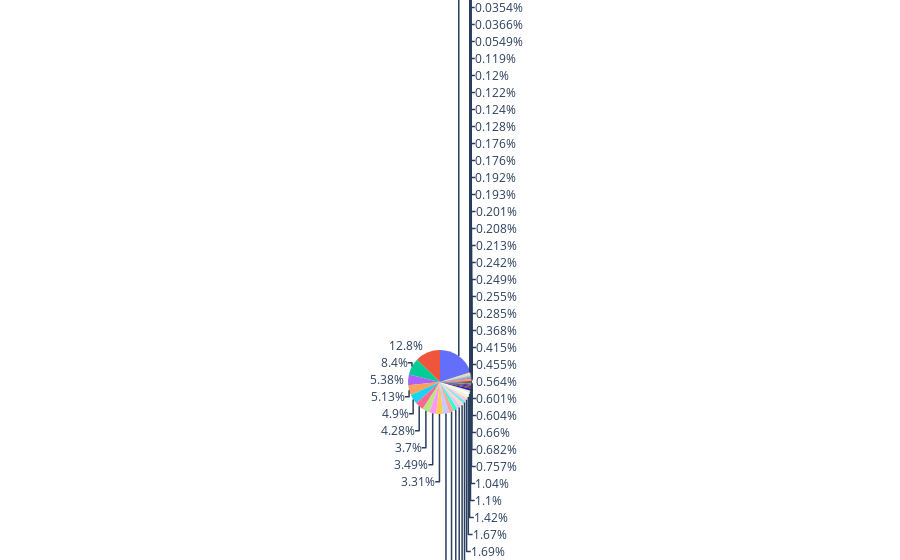

Write notebook code for a chart like this one.
### Code cell
tr = fdi[['Sector','2016']]['2016'].sum()

trace = go.Pie(labels=fdi['Sector'].values, values=((fdi['2016']/tr)*100).values)
layout = go.Layout(showlegend=False)
fig = go.Figure(data=[trace], layout=layout)
iplot(fig)

### Figure 1 — Plotly figure (JSON) as saved in the notebook; plotly's stock layout.template omitted (floating-point values rounded to 4 significant figures)
{"data": [{"labels": ["METALLURGICAL INDUSTRIES", "MINING", "POWER", "NON-CONVENTIONAL ENERGY", "COAL PRODUCTION", "PETROLEUM & NATURAL GAS", "BOILERS AND STEAM GENERATING PLANTS", "PRIME MOVER (OTHER THAN ELECTRICAL GENERATORS)", "ELECTRICAL EQUIPMENTS", "COMPUTER SOFTWARE & HARDWARE", "ELECTRONICS", "TELECOMMUNICATIONS", "INFORMATION & BROADCASTING (INCLUDING PRINT MEDIA)", "AUTOMOBILE INDUSTRY", "AIR TRANSPORT (INCLUDING AIR FREIGHT)", "SEA TRANSPORT", "PORTS", "RAILWAY RELATED COMPONENTS", "INDUSTRIAL MACHINERY", "MACHINE TOOLS", "AGRICULTURAL MACHINERY", "EARTH-MOVING MACHINERY", "MISCELLANEOUS MECHANICAL & ENGINEERING INDUSTRIES", "COMMERCIAL, OFFICE & HOUSEHOLD EQUIPMENTS", "MEDICAL AND SURGICAL APPLIANCES", "INDUSTRIAL INSTRUMENTS", "SCIENTIFIC INSTRUMENTS", "MATHEMATICAL,SURVEYING AND DRAWING INSTRUMENTS", "FERTILIZERS", "CHEMICALS (OTHER THAN FERTILIZERS)", "PHOTOGRAPHIC RAW FILM AND PAPER", "DYE-STUFFS", "DRUGS & PHARMACEUTICALS", "TEXTILES (INCLUDING DYED,PRINTED)", "PAPER AND PULP (INCLUDING PAPER PRODUCTS)", "SUGAR", "FERMENTATION INDUSTRIES", "FOOD PROCESSING INDUSTRIES", "VEGETABLE OILS AND VANASPATI", "SOAPS, COSMETICS & TOILET PREPARATIONS", "RUBBER GOODS", "LEATHER,LEATHER GOODS AND PICKERS", "GLUE AND GELATIN", "GLASS", "CERAMICS", "CEMENT AND GYPSUM PRODUCTS", "TIMBER PRODUCTS", "DEFENCE INDUSTRIES", "CONSULTANCY SERVICES", "SERVICES SECTOR (Fin.,Banking,Insurance,Non Fin/Business,Outsourcing,R&D,Courier,Tech. Testing and Analysis, Other)", "HOSPITAL & DIAGNOSTIC CENTRES", "EDUCATION", "HOTEL & TOURISM", "TRADING", "RETAIL TRADING", "AGRICULTURE SERVICES", "DIAMOND,GOLD ORNAMENTS", "TEA AND COFFEE (PROCESSING & WAREHOUSING COFFEE & RUBBER)", "PRINTING OF BOOKS (INCLUDING LITHO PRINTING INDUSTRY)", "COIR", "CONSTRUCTION (INFRASTRUCTURE) ACTIVITIES", "CONSTRUCTION DEVELOPMENT: Townships, housing, built-up infrastructure and construction-development projects", "MISCELLANEOUS INDUSTRIES"], "type": "pie", "values": [3.312, 0.1282, 2.56, 1.802, 0, 0.4149, 0.124, 0.6598, 5.131, 8.399, 0.1931, 12.8, 3.488, 3.701, 0.1918, 1.691, 0, 0.2014, 0.7574, 0.05495, 0.03494, 0.1201, 0.5641, 0.01711, 1.103, 0.00184, 0.1763, 0, 0.002047, 3.203, 0, 0.02461, 1.972, 1.424, 0.4545, 0.03662, 0.255, 1.673, 0.2494, 0.213, 0.6043, 0.00529, 0.2084, 0.1189, 0.03542, 4.899, 0.02353, 0, 0.6006, 19.97, 1.719, 0.3683, 2.107, 5.378, 1.037, 0.1758, 0.285, 0.00368, 0.1223, 0, 4.28, 0.2418, 0.6817]}], "layout": {"showlegend": false}}
